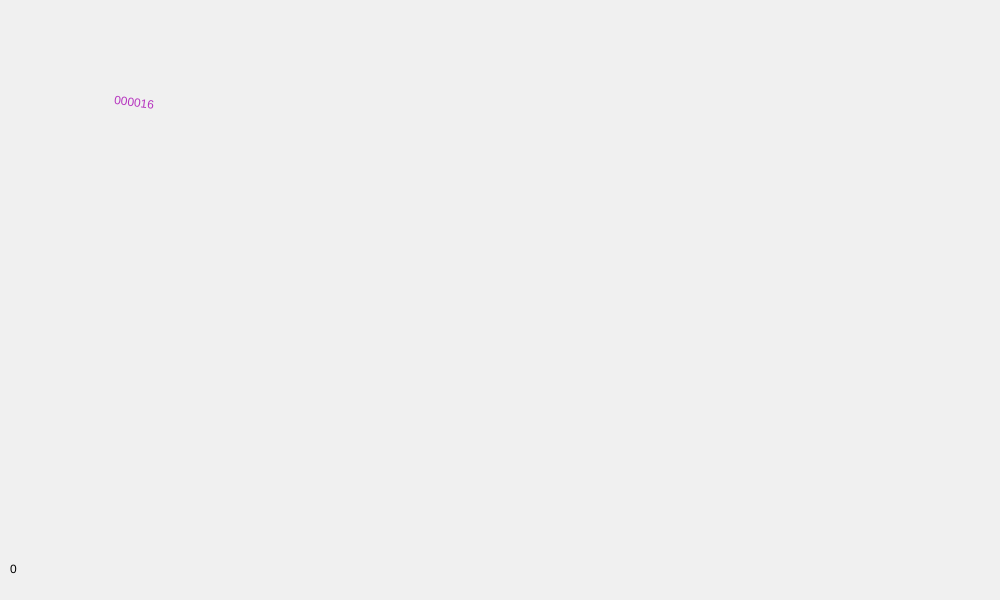
Frame 1 (no input)
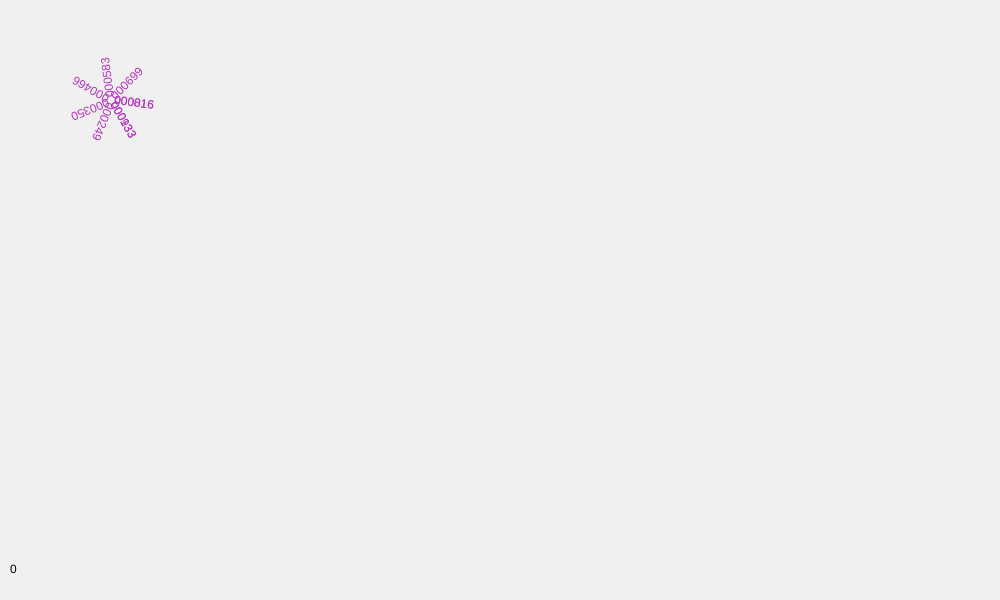
Frame 60 (no input)
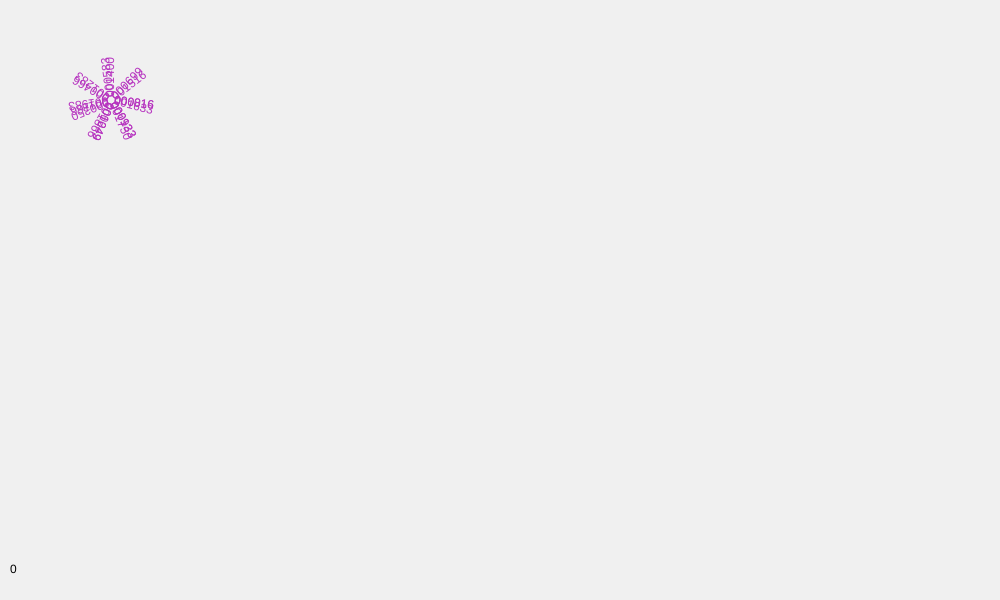
Frame 120 (the mouse pressed at the canvas centre since frame 60)

The p5.js sketch that drew these frames (run headless with seeded random() and noise() and a simulated clock; from frame 60 on, the mouse is pressed at the canvas centre):

// p5.js sketch
// ── sketch.js
let xDim = 1000; //canvas size-width
let yDim = 600; //canvas size-height
let timer = 0;
let speed = 100; //the speed of rotating , default 100
let maxSentences = 77; //original: 77
let sentences = 0;
let xPos = [1, 2, 3, 4, 5, 6, 7, 8]; //original: 8 columns
let yPos = [1, 2, 3, 4, 5]; //original: 5 rows
let xCtr = 0;
let yCtr = 0;
let waitTime = 10000;
let itr = 0; // no. of iteration
let milliStart = 0;
let currentMillis;
let fillColor;

function setup() {
  createCanvas(xDim, yDim);
  background(240);
  /*calculate the x-position of each asterisk as
  an array (xPos[]) that starts with an array index[0]*/
  for (let i = 0; i < xPos.length; i++) {
    xPos[i] = xPos[i] * (xDim / (xPos.length + 1));
  }
  /*calculate the y-position of each asterisk as
  an array (ypos[]) that starts with an array index[0]*/
  for (let i = 0; i < yPos.length; i++) {
    yPos[i] = yPos[i] * (yDim / (yPos.length + 1));
  }
  fill(0); //counter color at the bottom left
  textAlign(LEFT, CENTER);
  text(itr, 10, yDim - 30); //display counter
  fillColor = color(
    floor(random(0, 255)), floor(random(0, 255)), floor(random(0, 255))
  );
}

function draw() {
  //millis means millsecond since starting the program, like frameCount
  currentMillis = floor(millis() - milliStart);
  if (currentMillis > timer) {
    push()
    translate(xPos[xCtr], yPos[yCtr]); //rows and cols
    rotate(radians((360 / 8) * (millis() / speed))); //rotate in itself
    timer = currentMillis + speed; //the time for the next loop
    textSize(12);
    fill(fillColor);
    /* about the time string written in the form of an asterisk,
    and it starts with 0 always.
    nf:format numbers into strings and adds zeros in front
    [https://p5js.org/reference/#/p5/nf]
    3 digits in front and 0 digit after the decimal. */
    text(nf(currentMillis, 6), 3, 0);
    sentences++;
    if (sentences >= maxSentences) { //reach the max for each asterisk
      xCtr++; //move to next array
      //meet max cols, and need to go to next row
      if (xCtr >= xPos.length) {
        xCtr = 0;
        yCtr++; //next row
        /* the program reaches the max no. of rows on a screen
        (i.e after reaching the no. of max cols); the screen is
        filled > reset everything and update the counter*/
        if (yCtr >= yPos.length) {
          yCtr = 0;
          background(240);
          //add counter (iteration)
          itr++;
          pop();
          //counter's display color
          fill(0);
          //change the counter display again
          text(itr, 10, yDim - 30);
          //wait for next round for starting the first asterisk
          let wait = floor(millis() + waitTime);
          while (millis() < wait) {}
          //reset the starting time
          milliStart = millis();
          //reset the timer
          timer = 0;
          push();
        }
      }
      sentences = 0;
      fillColor = color(
        floor(random(0, 255)), floor(random(0, 255)), floor(random(0, 255)));
    }
    pop(); //restore previous state
  }
}
